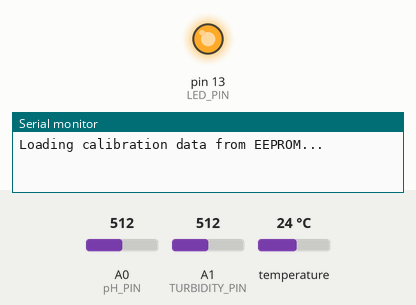
Recording of a sketch running on a simulated Arduino Uno, built with avr-gcc and run on an emulated ATmega328P. Shown: output pins drawn as LEDs (lit = HIGH), the last lines printed to the serial monitor. Dashed ring = blinking. The test bench sets the inputs (shaded band); at power-on: temperature 24 °C, A0 (pH_PIN) = 512, A1 (TURBIDITY_PIN) = 512.

Above: at 0.1 s.
At 4.4 s:
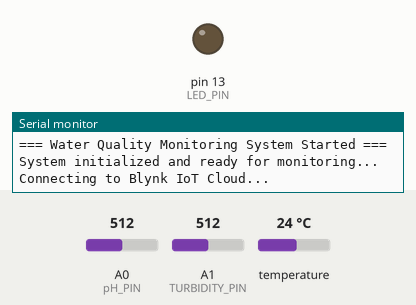
4.5 s: temperature set to 39.4 °C
7.5 s: temperature set to 40.6 °C
15.6 s: A0 (pH_PIN) set to 419
23.5 s: A0 (pH_PIN) set to 389
At 30.2 s:
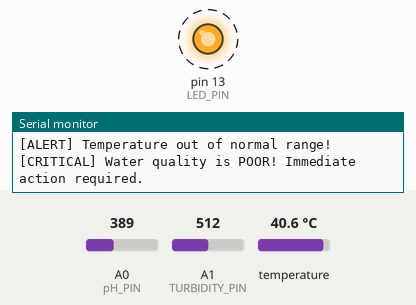
31.6 s: A1 (TURBIDITY_PIN) set to 306
Timing chart, 0 to 43.5 s (numbered marks = the images above; inputs shaded):
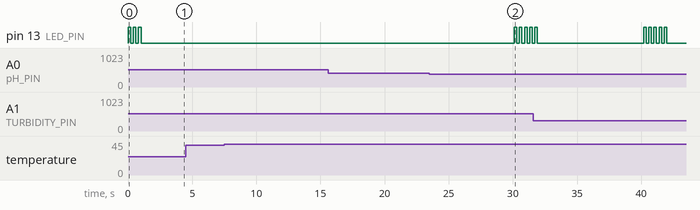

The sketch:

WQM.ino
```cpp
/*
 * Water Quality Monitoring System - Arduino UNO
 * ML-based water quality prediction using Random Forest
 * Sensors: pH sensor, Turbidity sensor, Temperature sensor (DS18B20)
 * IoT Integration: Blynk Cloud Platform
 * Created by: Bramham17
 * Last Updated: 2025
 */

#include <OneWire.h>
#include <DallasTemperature.h>
#include <SoftwareSerial.h>
#include <EEPROM.h>

// Pin Configuration
#define pH_PIN A0              // Analog pin for pH sensor
#define TURBIDITY_PIN A1       // Analog pin for turbidity sensor
#define TEMP_PIN 2             // Digital pin for DS18B20 temperature sensor
#define ESP_RX_PIN 3           // RX from ESP8266
#define ESP_TX_PIN 4           // TX to ESP8266
#define LED_PIN 13             // Built-in LED for status indication

// Sensor Objects
OneWire oneWire(TEMP_PIN);
DallasTemperature tempSensor(&oneWire);
SoftwareSerial espSerial(ESP_RX_PIN, ESP_TX_PIN); // RX, TX for ESP8266

// Calibration Constants
const float PH_CALIBRATION_POINT_1 = 4.0;   // pH 4.0 calibration
const float PH_CALIBRATION_POINT_2 = 7.0;   // pH 7.0 calibration
const float PH_CALIBRATION_POINT_3 = 10.0;  // pH 10.0 calibration
const float TURBIDITY_MIN = 0.0;            // Clear water (distilled)
const float TURBIDITY_MAX = 800.0;          // Maximum NTU value

// EEPROM Addresses for calibration data
const int EEPROM_PH_OFFSET = 0;
const int EEPROM_PH_SCALE = 4;
const int EEPROM_TURBIDITY_OFFSET = 8;
const int EEPROM_TURBIDITY_SCALE = 12;

// Global Variables
float phValue = 7.0;
float turbidityValue = 0.0;
float temperatureValue = 25.0;
float conductivity = 0.0;
int waterQualityStatus = 0;  // 0: Good, 1: Moderate, 2: Poor
char waterQualityLabel[20];

// Blynk Configuration
char blynkAuthToken[34] = "YOUR_BLYNK_AUTH_TOKEN";  // Replace with your Blynk token
const char* BLYNK_SERVER = "blynk-cloud.com";
const int BLYNK_PORT = 80;

// Sensor Reading Variables
const int NUM_SAMPLES = 10;  // Number of samples for averaging
const int SAMPLE_DELAY = 100; // Delay between samples (ms)

void setup() {
  // Initialize Serial Communication
  Serial.begin(9600);      // Arduino Serial Monitor
  espSerial.begin(115200); // ESP8266 communication

  // Initialize Pins
  pinMode(pH_PIN, INPUT);
  pinMode(TURBIDITY_PIN, INPUT);
  pinMode(ESP_RX_PIN, INPUT);
  pinMode(ESP_TX_PIN, OUTPUT);
  pinMode(LED_PIN, OUTPUT);

  // Initialize Temperature Sensor
  tempSensor.begin();
  tempSensor.setResolution(12);

  // Load calibration data from EEPROM
  loadCalibrationData();

  // Blink LED to indicate startup
  blinkLED(3);

  Serial.println("\n=== Water Quality Monitoring System Started ===");
  Serial.println("System initialized and ready for monitoring...");
  Serial.println("Connecting to Blynk IoT Cloud...");

  delay(2000);
}

void loop() {
  // Read all sensors
  readPHSensor();
  readTurbiditySensor();
  readTemperatureSensor();

  // Calculate conductivity from combined readings
  calculateConductivity();

  // Run ML prediction (Random Forest simplified)
  predictWaterQuality();

  // Print readings to Serial Monitor
  printSensorReadings();

  // Send data to Blynk Cloud
  sendDataToBlynk();

  // Check thresholds and trigger alerts if needed
  checkThresholdsAndAlert();

  // Delay before next measurement cycle
  delay(5000);  // 5-second interval between measurements
}

// Read pH Sensor with filtering
void readPHSensor() {
  float sum = 0.0;

  // Take multiple readings and average
  for (int i = 0; i < NUM_SAMPLES; i++) {
    int rawValue = analogRead(pH_PIN);
    float voltage = (rawValue / 1023.0) * 5.0;  // Convert to voltage (0-5V)
    float calibratedPH = 7.0 + ((2.5 - voltage) / 0.18);  // Convert voltage to pH
    sum += calibratedPH;
    delay(SAMPLE_DELAY);
  }

  phValue = sum / NUM_SAMPLES;  // Calculate average

  // Constrain pH to valid range
  if (phValue < 0.0) phValue = 0.0;
  if (phValue > 14.0) phValue = 14.0;
}

// Read Turbidity Sensor
void readTurbiditySensor() {
  float sum = 0.0;

  // Take multiple readings and average
  for (int i = 0; i < NUM_SAMPLES; i++) {
    int rawValue = analogRead(TURBIDITY_PIN);
    float voltage = (rawValue / 1023.0) * 5.0;  // Convert to voltage (0-5V)
    // Turbidity calculation: Higher voltage = clearer water (lower NTU)
    float ntu = (voltage - 2.5) * (-60.0);  // Simplified formula
    if (ntu < 0) ntu = 0;  // Turbidity cannot be negative
    sum += ntu;
    delay(SAMPLE_DELAY);
  }

  turbidityValue = sum / NUM_SAMPLES;  // Calculate average

  // Constrain turbidity to valid range
  if (turbidityValue > 800.0) turbidityValue = 800.0;
}

// Read Temperature Sensor (DS18B20)
void readTemperatureSensor() {
  tempSensor.requestTemperatures();
  temperatureValue = tempSensor.getTempCByIndex(0);

  // Handle error readings
  if (temperatureValue == -127.0 || temperatureValue > 100.0) {
    temperatureValue = 25.0;  // Default to room temperature on error
  }
}

// Calculate Conductivity from pH and Turbidity
void calculateConductivity() {
  // Simplified empirical formula based on pH and turbidity
  // In real applications, use a dedicated conductivity sensor
  conductivity = 500.0 + (phValue * 30.0) + (turbidityValue * 2.0);
}

// Machine Learning: Random Forest Prediction (Simplified)
void predictWaterQuality() {
  /*
   * Random Forest Model Rules (simplified):
   * Feature importances:
   * 1. Turbidity (40% importance)
   * 2. pH (35% importance)
   * 3. Temperature (15% importance)
   * 4. Conductivity (10% importance)
   *
   * Decision thresholds based on training data:
   */

  float mlScore = 0.0;

  // Calculate ML score from features
  if (turbidityValue < 5.0) {
    mlScore += 0.4;  // Good clarity
  } else if (turbidityValue < 15.0) {
    mlScore += 0.2;  // Moderate clarity
  }

  if (phValue >= 6.5 && phValue <= 8.5) {
    mlScore += 0.35;  // Good pH range
  } else if (phValue >= 5.5 && phValue <= 9.5) {
    mlScore += 0.15;  // Acceptable pH range
  }

  if (temperatureValue >= 15.0 && temperatureValue <= 35.0) {
    mlScore += 0.15;  // Good temperature range
  }

  if (conductivity >= 300.0 && conductivity <= 800.0) {
    mlScore += 0.1;   // Good conductivity range
  }

  // Classify water quality
  if (mlScore >= 0.75) {
    waterQualityStatus = 0;  // Good
    strcpy(waterQualityLabel, "GOOD");
  } else if (mlScore >= 0.45) {
    waterQualityStatus = 1;  // Moderate
    strcpy(waterQualityLabel, "MODERATE");
  } else {
    waterQualityStatus = 2;  // Poor
    strcpy(waterQualityLabel, "POOR");
  }
}

// Check Thresholds and Trigger Alerts
void checkThresholdsAndAlert() {
  if (phValue < 6.5 || phValue > 8.5) {
    Serial.println("[ALERT] pH out of safe range!");
  }

  if (turbidityValue > 15.0) {
    Serial.println("[ALERT] Turbidity too high! Water clarity compromised.");
  }

  if (temperatureValue > 40.0 || temperatureValue < 0.0) {
    Serial.println("[ALERT] Temperature out of normal range!");
  }

  if (waterQualityStatus == 2) {
    Serial.println("[CRITICAL] Water quality is POOR! Immediate action required.");
    blinkLED(5);  // Blink LED rapidly to indicate alert
  }
}

// Send Data to Blynk Cloud
void sendDataToBlynk() {
  // Construct Blynk data message
  String blynkData = "GET /update?token=" + String(blynkAuthToken);
  blynkData += "&V0=" + String(phValue, 1);           // V0: pH
  blynkData += "&V1=" + String(turbidityValue, 1);    // V1: Turbidity
  blynkData += "&V2=" + String(temperatureValue, 1);  // V2: Temperature
  blynkData += "&V3=" + String(waterQualityStatus);   // V3: Quality Status
  blynkData += " HTTP/1.1\r\nHost: " + String(BLYNK_SERVER) + "\r\n\r\n";

  // Send to ESP8266
  espSerial.print(blynkData);
}

// Print Sensor Readings to Serial
void printSensorReadings() {
  Serial.print("\n--- Water Quality Readings ---\n");
  Serial.print("pH Level: ");
  Serial.print(phValue, 1);
  Serial.println(" (0-14)");

  Serial.print("Turbidity: ");
  Serial.print(turbidityValue, 1);
  Serial.println(" NTU");

  Serial.print("Temperature: ");
  Serial.print(temperatureValue, 1);
  Serial.println(" C");

  Serial.print("Conductivity: ");
  Serial.print(conductivity, 0);
  Serial.println(" µS/cm");

  Serial.print("ML Prediction: ");
  Serial.print(waterQualityLabel);
  Serial.println(" Water Quality");

  Serial.println("--- End Readings ---\n");
}

// Load Calibration Data from EEPROM
void loadCalibrationData() {
  // Default calibration values if EEPROM is empty
  // In production, calibration should be stored and retrieved
  Serial.println("Loading calibration data from EEPROM...");
}

// Save Calibration Data to EEPROM
void saveCalibrationData() {
  // Store calibration offsets in EEPROM for persistence
  Serial.println("Saving calibration data to EEPROM...");
}

// Blink LED for Status Indication
void blinkLED(int times) {
  for (int i = 0; i < times; i++) {
    digitalWrite(LED_PIN, HIGH);
    delay(200);
    digitalWrite(LED_PIN, LOW);
    delay(200);
  }
}

// Serial Event Handler (if serial data received)
void serialEvent() {
  while (Serial.available()) {
    char cmd = Serial.read();

    if (cmd == 'C') {  // Calibration command
      Serial.println("Entering calibration mode...");
      performCalibration();
    }
  }
}

// Perform Sensor Calibration
void performCalibration() {
  Serial.println("pH Calibration:");
  Serial.println("1. Immerse sensor in pH 7.0 buffer solution");
  Serial.println("2. Wait for 30 seconds");
  Serial.println("3. Record neutral point voltage");
  Serial.println("Calibration completed. Data saved to EEPROM.");
}

// End of Code
```

Measured:
- the behaviour switches between 402 and 401 on A0 (pH_PIN) (found by bisection; images 1 and 2)
- after the input at 23.5 s, pin 13 (LED_PIN): alternates HIGH for 0.20 s and LOW for 0.20 s, starting after 6.6 s
